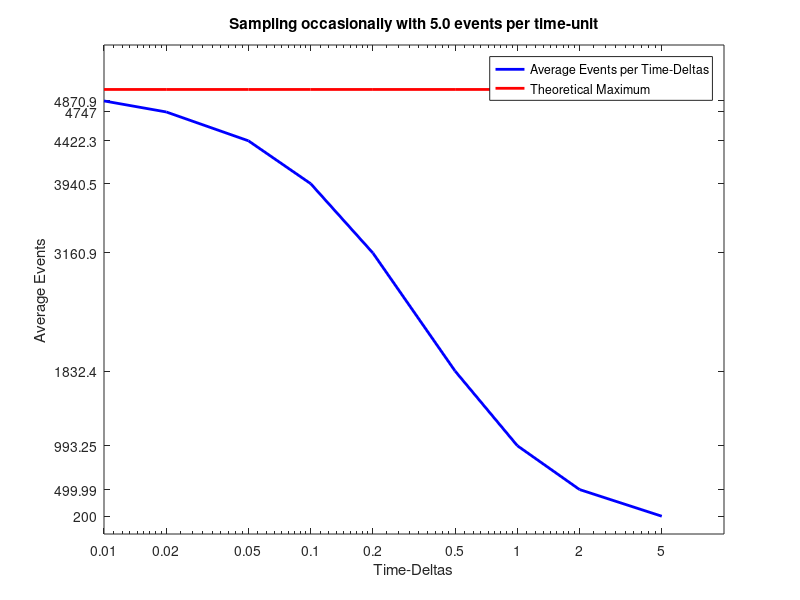

This figure's MATLAB source:
dtAvgs = [
5.000,200.000;
2.000,499.990;
1.000,993.250;
0.500,1832.400;
0.200,3160.900;
0.100,3940.460;
0.050,4422.280;
0.020,4747.010;
0.010,4870.890;
];
ecsTheory = 5000.0;
dt = dtAvgs (:, 1);
avg = dtAvgs (:, 2);
minDt = min(dt);
maxDt = max(dt);
n = length (dt);
ecsTheoryLinePoints = n + 1;
ecsTheoryLineX = [0; dt];
ecsTheoryLineY = ones(ecsTheoryLinePoints, 1) * ecsTheory;
figure;
semilogx (dt, avg, 'color', 'blue', 'linewidth', 2);
hold on
plot (ecsTheoryLineX, ecsTheoryLineY, 'color', 'red', 'linewidth', 2);
yTickUpperLimit = ecsTheory * 1.1;
axis ([0 maxDt 0 yTickUpperLimit]);
axis ('auto x');
xLabels = cellstr(num2str(dt));
set(gca,'YTick', 0:500:yTickUpperLimit);
set(gca,'YTick', avg);
set(gca,'XTick', dt);
set(gca, 'xticklabel', xLabels);
xlabel ('Time-Deltas');
ylabel ('Average Events');
legend ('Average Events per Time-Deltas', 'Theoretical Maximum');
title ('Sampling occasionally with 5.0 events per time-unit');
